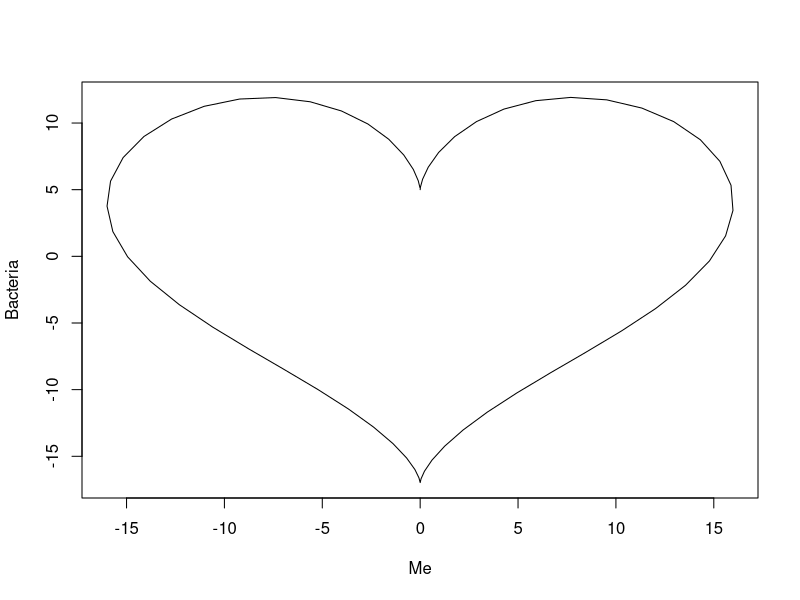

The R source for this figure:
## ---- chunk 1
666+13131313131313134
## ---- chunk 2
dat<- data.frame(t=seq(0, 2*pi, by=0.1) )
 xhrt <- function(t) 16*sin(t)^3
 yhrt <- function(t) 13*cos(t)-5*cos(2*t)-2*cos(3*t)-cos(4*t)
 dat$y=yhrt(dat$t)
 dat$x=xhrt(dat$t)
 with(dat, plot(x,y, type="l", xlab="Me", ylab="Bacteria"))
## ---- chunk 3
library(knitr)
kable(summary(cars),caption="I made this table with kable in the knitr package library, but I'm not sure why")
